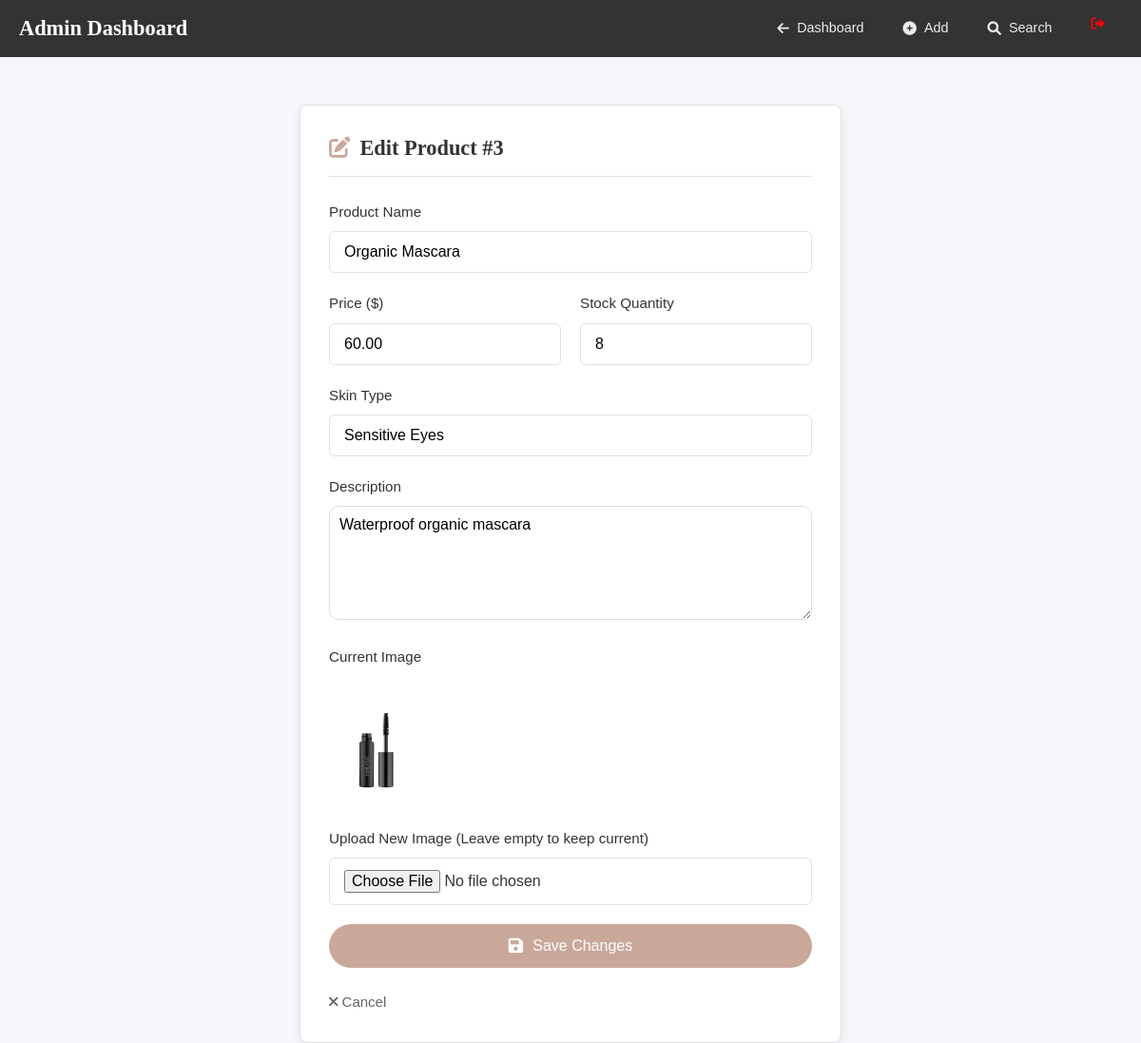
Page /admin/edit_product.php?id=3 (signed in) on the committed database.
### tables this page shows
CREATE TABLE `products` (
  `product_id` int(11) NOT NULL,
  `name` varchar(100) NOT NULL,
  `description` text DEFAULT NULL,
  `price` decimal(10,2) NOT NULL,
  `stock` int(11) NOT NULL,
  `image_name` varchar(255) NOT NULL,
  `category_id` int(11) DEFAULT NULL,
  `skin_type` varchar(50) DEFAULT NULL
);

### admin/edit_product.php (the view, shortened to what this page needs)
<?php
include('../includes/db_connect.php');
$id = (int)$_GET['id'];
$sql = "SELECT * FROM products WHERE product_id = $id";
$result = $conn->query($sql);
$product = $result->fetch_assoc();
?>
<!DOCTYPE html>
<html lang="en">
<head>
    <link rel="stylesheet" href="https://cdnjs.cloudflare.com/ajax/libs/font-awesome/6.0.0/css/all.min.css">
    <link rel="stylesheet" href="../assets/css/style.css">
</head>
<body>
<nav class="navbar">
    <div class="logo">Admin Dashboard</div>
    <ul class="nav-links">
        <li><a href="dashboard.php"><i class="fas fa-arrow-left"></i> Dashboard</a></li>
        <li><a href="add_product.php"><i class="fas fa-plus-circle"></i> Add</a></li>
        <li><a href="search_admin.php"><i class="fas fa-search"></i> Search</a></li>
        <li><a href="logout.php" style="color:red;"><i class="fas fa-sign-out-alt"></i></a></li>
    </ul>
</nav>
<div class="container" style="max-width:600px; margin-top:50px;">
    <div class="checkout-card">
        <h2><i class="fas fa-edit"></i> Edit Product #<?php echo $id; ?></h2>
        <form method="POST" enctype="multipart/form-data" onsubmit="return validateProductForm()">
            <div class="form-group">
                <label>Product Name</label>
                <input type="text" name="name" value="<?php echo $product['name']; ?>" required>
            </div>
            <div class="form-group" style="display:flex; gap:20px;">
                <div style="flex:1;">
                    <label>Price ($)</label>
                    <input type="number" step="0.01" name="price" value="<?php echo $product['price']; ?>" required>
                </div>
                <div style="flex:1;">
                    <label>Stock Quantity</label>
                    <input type="number" name="stock" value="<?php echo $product['stock']; ?>" required>
                </div>
            </div>
            <div class="form-group">
                <label>Skin Type</label>
                <input type="text" name="skin_type" value="<?php echo $product['skin_type']; ?>">
            </div>
            <div class="form-group">
                <label>Description</label>
                <textarea name="description" style="width:100%; height:100px; border-radius:10px; border:1px solid #ddd; padding:10px;"><?php echo $product['description']; ?></textarea>
            </div>
            <div class="form-group">
                <label>Current Image</label><br>
                <img src="../assets/uploads/<?php echo $product['image_name']; ?>" width="100" style="border-radius:10px; margin-bottom:10px;">
                <br>
                <label>Upload New Image (Leave empty to keep current)</label>
                <input type="file" name="product_image">
            </div>
            <button type="submit" class="btn-confirm">
                <i class="fas fa-save"></i> Save Changes
            </button>
        </form>
        <br>
        <a href="dashboard.php" style="color:#666; text-decoration:none;"><i class="fas fa-times"></i> Cancel</a>
    </div>
</div>
</body>
</html>

### assets/css/style.css (style rules this page uses)
:root { --primary: #c9a89a; --primary-dark: #a88474; --secondary: #f9f5f5; --text-dark: #333333; --text-light: #666666; --white: #ffffff; --border-color: #e0e0e0; --shadow: 0 4px 12px rgba(0, 0, 0, 0.08); --container-width: 1100px; --header-height: 70px; --border-radius: 8px; --transition: 0.25s ease; }
*, *::before, *::after { margin: 0; padding: 0; box-sizing: border-box; }
body { font-family: 'Poppins', sans-serif; font-size: 15px; line-height: 1.6; color: var(--text-dark); background: var(--white); }
h1, h2, h3, h4 { font-family: 'Playfair Display', serif; font-weight: 600; line-height: 1.3; margin-bottom: 0.5em; color: var(--text-dark); }
a { text-decoration: none; color: inherit; transition: var(--transition); }
img { max-width: 100%; height: auto; display: block; }
ul { list-style: none; }
.container { width: 90%; max-width: var(--container-width); margin: 0 auto; padding: 0 15px; }
.logo { font-family: 'Playfair Display', serif; font-size: 1.6rem; font-weight: 700; color: var(--text-dark); }
.checkout-card { background: var(--white); border: 1px solid var(--border-color); border-radius: var(--border-radius); padding: 30px; box-shadow: var(--shadow); }
.checkout-card h2 { font-size: 1.4rem; margin: 0 0 25px; padding-bottom: 15px; border-bottom: 1px solid var(--border-color); display: flex; align-items: center; gap: 10px; color: var(--text-dark); }
.checkout-card h2 i { color: var(--primary); }
.form-group { margin-bottom: 22px; }
.form-group label { display: block; font-weight: 500; color: var(--text-dark); margin-bottom: 8px; font-size: 0.95rem; }
.form-group input { width: 100%; padding: 12px 15px; border: 1px solid var(--border-color); border-radius: 6px; font-size: 1rem; font-family: inherit; transition: var(--transition); background: var(--white); }
.form-group input::placeholder { color: #aaa; }
.btn-confirm { width: 100%; padding: 14px 25px; background: var(--primary); color: var(--white); border: none; border-radius: 50px; font-size: 1rem; font-weight: 500; cursor: pointer; transition: var(--transition); display: flex; align-items: center; justify-content: center; gap: 10px; margin-top: 10px; }
.btn-confirm i { font-size: 1.1rem; }
.form-group { margin-bottom: 20px; }
.form-group input, .form-group textarea { width: 100%; padding: 12px 15px; border: 1px solid var(--border-color); border-radius: 6px; font-size: 1rem; font-family: inherit; transition: var(--transition); background: var(--white); }
.form-group input::placeholder, .form-group textarea::placeholder { color: #aaa; }
.form-group textarea { resize: vertical; min-height: 120px; }
html { scroll-behavior: smooth; }
body { background: #f5f7fa; font-family: 'Poppins', sans-serif; color: var(--text-dark); }
.navbar { background: var(--text-dark); color: var(--white); padding: 0 20px; height: 60px; display: flex; align-items: center; justify-content: space-between; position: sticky; top: 0; z-index: 100; }
.navbar .logo { font-family: 'Playfair Display', serif; font-size: 1.4rem; font-weight: 700; color: var(--white); }
.nav-links { display: flex; gap: 5px; list-style: none; margin: 0; padding: 0; }
.nav-links a { display: flex; align-items: center; gap: 8px; padding: 10px 18px; color: rgba(255, 255, 255, 0.9); font-size: 0.9rem; border-radius: 6px; transition: var(--transition); }
.nav-links a[href*="logout"] { color: #ff8a8a; }

### rows in the picture
products: name "Organic Mascara", price "60.00", stock "8", skin_type "Sensitive Eyes", description "Waterproof organic mascara", image_name (picture)

### other values in the picture
$id "3"
